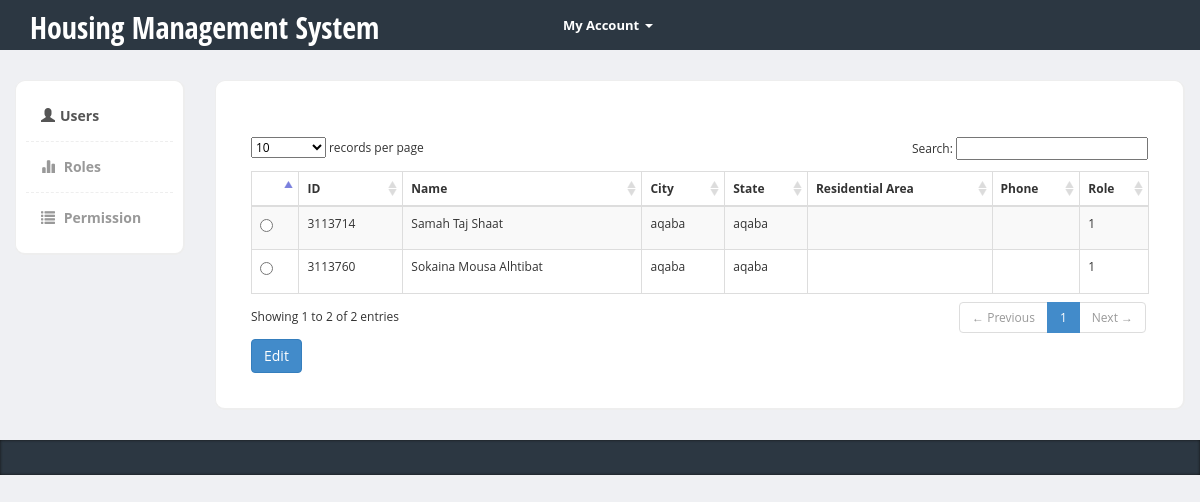
The app's page /HS code/users.php (signed in) with its own data.
### tables this page shows
CREATE TABLE IF NOT EXISTS `user_has_role` (
  `user_id` int(11) NOT NULL,
  `role_role_id` int(11) NOT NULL,
  PRIMARY KEY (`user_id`,`role_role_id`),
  KEY `fk_user_has_role_role1_idx` (`role_role_id`),
  KEY `fk_user_has_role_user1_idx` (`user_id`)
);

CREATE TABLE IF NOT EXISTS `user` (
  `id` int(11) NOT NULL,
  `first_name` varchar(45) NOT NULL,
  `middle_name` varchar(45) NOT NULL,
  `last_name` varchar(45) NOT NULL,
  `city` varchar(45) NOT NULL,
  `state` varchar(45) NOT NULL,
  `residential_area` varchar(45) DEFAULT NULL,
  `phone` varchar(45) DEFAULT NULL,
  `fines_penalties_fp_id` int(11) DEFAULT NULL,
  `building_b_id` int(11) DEFAULT NULL,
  `student_profile_national_id` int(11) DEFAULT NULL,
  `pass` varchar(45) NOT NULL,
  PRIMARY KEY (`id`),
  KEY `fk_user_fines_penalties1_idx` (`fines_penalties_fp_id`),
  KEY `fk_user_building1_idx` (`building_b_id`),
  KEY `fk_user_student_profile1_idx` (`student_profile_national_id`)
);

### HS code/users.php (called while the page is built, shortened)
<?php
include('includes/functions.inc');
include('body/header.inc');
include('body/body_user.inc');
include ('body/footer.inc');
?>

### HS code/body/body_user.inc (the view, shortened to what this page needs)
<div class="page-content">
    	<div class="row">
		  <div class="col-md-2">
		  	<div class="sidebar content-box" style="display: block;">
                <ul class="nav">
                    <li class="current"><a href="users.php"><i class="glyphicon glyphicon-user"></i>Users</a></li>
                    <li><a href="role.php"><i class="glyphicon glyphicon-stats"></i> Roles</a></li>
                     <li ><a href="permission.php"><i class="glyphicon glyphicon-list"></i> Permission</a></li>
                </ul>
             </div>
		  </div>
		  <div class="col-md-10">
  			<div class="content-box-large">
  				<div class="panel-heading">
				</div>
  				<div class="panel-body">
  					<div class="table-responsive">
  					 <form method="post" action="user_select.php">
					<table cellpadding="0" cellspacing="0" border="0" class="table table-striped table-bordered" id="example">
						<thead>
							<tr>
							    <th></th>
								<th>ID</th>
								<th>Name</th>
								<th>City</th>
								<th>State</th>
								<th>Residential Area</th>
								<th>Phone</th>
								<th>Role</th>
							</tr>
						</thead>
						<tbody>
							<?php
								$result =  $mysqli->query("SELECT * FROM user");
								$result1 =  $mysqli->query("SELECT * FROM user_has_role");
						       while ( $row1 = mysqli_fetch_assoc($result1) )
                                {
								     $row = mysqli_fetch_assoc($result);
									 $va=$row['id'];
                                     echo "<tr> ";
								echo "	<td class=\"style1\">
										<label>
										<input type=\"radio\" name=user[] value=$va >
										</label></td> ";
						           echo "<td>".$row['id']."</td>"."<td>".$row['first_name']." ".$row['middle_name']." ".$row['last_name']."</td>";
								  echo "<td>".$row['city']."</td>";
									echo "<td>".$row['state']."</td>";
									echo "<td>".$row['residential_area']."</td>";
									echo "<td>".$row['phone']."</td>";
								  echo "<td>".$row1['role_role_id']."</td>";
								    echo "</tr>";
								}
                               ?>
						</tbody>
					</table>
					<input name="user_submit" id="user_submit" type="submit" value="Edit" class="btn btn-primary"/>
		</form>
  				</div>
  			</div>
		  </div>
		</div>
    </div>
		  			</div>

### HS code/body/header.inc (shortened to what this page needs)
<?php $userName  = $_SESSION['login_Name']; ?><!DOCTYPE html>
<html>
  <head>
    <link href="https://code.jquery.com/ui/1.10.3/themes/redmond/jquery-ui.css" rel="stylesheet" media="screen">
    <link href="bootstrap/css/bootstrap.min.css" rel="stylesheet">
    <link href="css/styles.css" rel="stylesheet">
      </head>
  <body  >
  	<div class="header">
	     <div class="container">
	        <div class="row">
	           <div class="col-md-5">
	              <div class="logo">
	                 <h1><a href="users.php">Housing Management System</a></h1>
	              </div>
	           </div>
	           <div class="col-md-2">
	              <div class="navbar navbar-inverse" role="banner">
	                  <nav class="collapse navbar-collapse bs-navbar-collapse navbar-right" role="navigation">
	                    <ul class="nav navbar-nav">
	                      <li class="dropdown">
	                        <a href="#" class="dropdown-toggle" data-toggle="dropdown">My Account <b class="caret"></b></a>
	                      </li>
	                    </ul>
	                  </nav>
	              </div>
	           </div>
	        </div>
	     </div>
	</div>

### HS code/body/footer.inc (shortened to what this page needs)
    <footer>
         <div class="container">
         </div>
      </footer>
      <link href="vendors/datatables/dataTables.bootstrap.css" rel="stylesheet" media="screen">
  </body>
</html>

### HS code/css/styles.css (style rules this page uses)
body { font-family: 'Open Sans', sans-serif; background-color: #f7f7f7; position: relative; margin: 0px; font-size: 12px; padding: 0px; }
.page-content > .row { margin-left: 0px !important; margin-right: 0px !important; margin-top: 30px; }
footer { background-color:#2c3742; box-shadow:inset 0px 0px 3px #111; color:#fff; font-size:14px; line-height:25px; padding:10px 0px 10px 0px; bottom: 0px; }
.header { height:50px; background-color: #2c3742; }
.header .logo h1 { font-size:30px; margin:0px; padding:10px 0px; }
.header .logo h1 a { color:#fff; font-family: 'Open Sans Condensed', sans-serif; }
.header .navbar * { box-shadow:none !important; }
.header .navbar { background:none !important; border:0px !important; }
.header .navbar .nav > li > a { color:#fff !important; font-size:13px !important; border-bottom:0px !important; margin-top:0px !important; font-weight:bold; }
.header .navbar-collapse { border:0px !important; }
.header .navbar-nav .caret { border-top-color:#fff !important; border-bottom-color:#fff !important; }
.content-box, .content-box-large { margin-bottom:30px; background:#fff; border-radius:10px; padding:10px; border-left:1px solid #eee; border-top:1px solid #eee; border-right:2px solid #eee; border-bottom:2px solid #eee; }
.content-box-large { padding: 20px; }
.sidebar ul.nav, .sidebar ul.nav ul { list-style: none; padding: 0px; margin: 0px; }
.sidebar .nav > li { margin: 0; border-bottom:1px dashed #eee; }
.sidebar .nav > li:last-child { border-bottom:0px; }
.sidebar .nav > li > a { font-size: 14px; line-height: 20px; padding: 15px 15px; color: #999; display: block; font-weight:bold; background:none; text-decoration: none; border-top:0px; font-weight:bold; }
.sidebar .nav > li > a > i { margin-right:5px; }
.sidebar .nav li a:hover, .sidebar .nav li.current > a { background: #fff; color: #555; border-bottom:0px; }
body { background-color: #eff0f3; }
.panel-body { clear:both; }

### records on screen
user_has_role: user "3113714", user.first_name "Samah", user.middle_name "Taj", user.last_name "Shaat", user.city "aqaba", user.state "aqaba", role_role "1"
user_has_role: user "3113760", user.first_name "Sokaina", user.middle_name "Mousa", user.last_name "Alhtibat", user.city "aqaba", user.state "aqaba", role_role "1"
